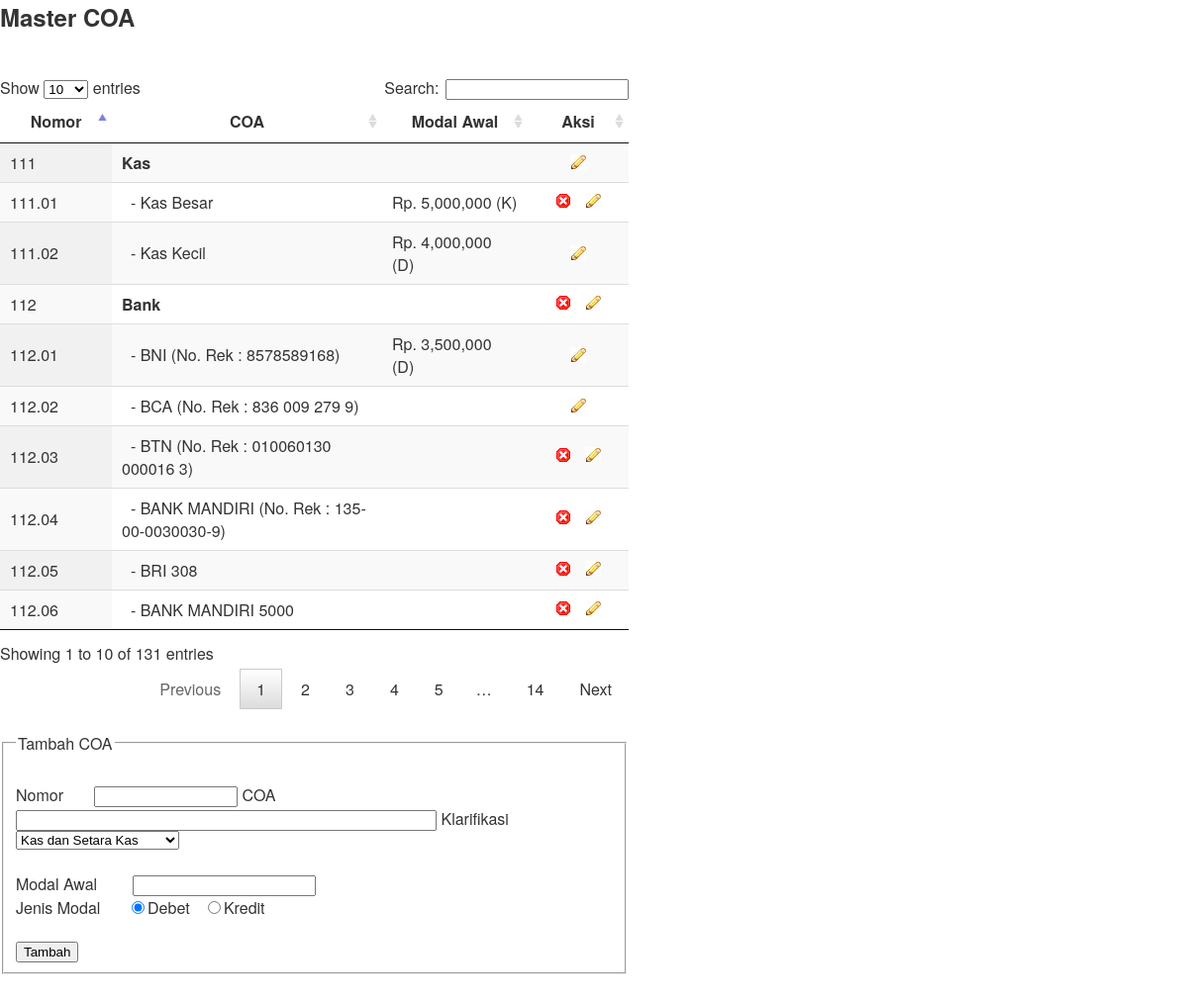
The app's page /master/hasil_buku.php with its own data.
### tables this page shows
CREATE TABLE `tb_coa` (
  `id` int(3) NOT NULL auto_increment,
  `nomor` varchar(15) NOT NULL,
  `nama` varchar(50) NOT NULL,
  `parent` varchar(15) NOT NULL,
  `tingkat` int(1) NOT NULL,
  `klarifikasi` int(3) NOT NULL,
  `modal` double NOT NULL,
  `tipe` int(1) NOT NULL,
  PRIMARY KEY  (`id`)
);

### master/hasil_buku.php (the view, shortened to what this page needs)
<head>
<link rel="stylesheet" type="text/css" href="datatables/media/css/jquery.dataTables.css">
<link rel="stylesheet" type="text/css" href="datatables/resources/syntax/shCore.css">
<link rel="stylesheet" type="text/css" href="datatables/resources/demo.css">
</head>
<?php
$id = $_GET['id'];
$gol = mysql_query("SELECT * from tb_coa order by nomor asc");
$gol2 = mysql_query("SELECT * from tb_coa where id='$id'");
?>
<table width="635" border="0" cellspacing="0" cellpadding="0">
  <tr>
    <td><h2 class="ico_mug">Master COA</h2></td>
  </tr>
  <tr>
    <td>&nbsp;</td>
  </tr>
  <tr>
    <td><table width="100%" border="0" cellspacing="0" cellpadding="0" id="example" class="display">
      <thead>
        <tr>
          <th width="5%">Nomor</th>
          <th width="150">COA</th>
          <th width="30">Modal Awal</th>
          <th width="5" align="center" valign="top">Aksi</th>
        </tr>
      </thead>
	  	<?
		while ($ambil = mysql_fetch_assoc($gol))
		{
		?>
        <tr>
          <td class="table_date"><? echo $ambil['nomor'];?></td>
          <td class="table_title"><span class="table_date">
            <?
          if ($ambil['tingkat']=='2')
		  echo "&nbsp;&nbsp;- ";
		  if ($ambil['tingkat']=='1')
		  echo "<b>";
		  echo $ambil['nama'];
		  if ($ambil['tingkat']=='1')
		  echo "</b>";
		  ?>
          </span></td>
          <td class="table_title"><?
          if ($ambil['modal']!='0')
		  {
			  	echo "Rp. ";
		  		echo number_format($ambil['modal']);
				if ($ambil['tipe']=='1')
				echo " (D)";
				else if ($ambil['tipe']=='2')
				echo " (K)";
		  }?></td>
          <td><div align="center">
            <?php
          $cari_buku = mysql_query("SELECT buku from tb_dedi where buku='$ambil[nomor]'");
		  $hitung = mysql_num_rows($cari_buku);
		  if ($hitung=='0')
		  {
		  ?>
            <a onclick="return confirm('Anda yakin akan menghapus ?'); if (ok) return true; else return false" href="home.php?hal=master/hps_buku&amp;id=<? echo $ambil['id'];?>"><img src="img/cancel.jpg" alt="cancel"/></a>&nbsp;&nbsp;
            <?php
		  }
		  ?>
            <a href="home.php?hal=master/hasil_buku&amp;id=<? echo $ambil['id'];?>"><img src="img/edit.jpg" alt="edit" border="0"/></a></div></td>
        </tr>
        <?
		}
		?>
    </table></td>
  </tr>
  <tr>
    <td>&nbsp;</td>
  </tr>
  <tr>
    <td>
	<?
		$ambil2 = mysql_fetch_assoc($gol2);
	?>
	<form name="form1" method="post" enctype="multipart/form-data" action="home.php?hal=master/simpan_buku">
			<fieldset>
				<legend><span>
				<?
				if ($id == '')
				echo "Tambah";
				else
				echo "Edit";
				?>
				COA</span></legend>
				  <br />
		  	  <label>Nomor
		  	    &nbsp;&nbsp;&nbsp;&nbsp;&nbsp;&nbsp;<input type="text" size="15" name="nomor" autocomplete="off"
			  <?
			  if ($id != '')
			  {
			  ?>
			  value="<? echo $ambil2['nomor'];?>"
			  <?
			  }
			  ?>
			  /></label>
              <label>COA
		  	    &nbsp;&nbsp;&nbsp;&nbsp;&nbsp;&nbsp;&nbsp;&nbsp;&nbsp;&nbsp;<input type="text" size="50" name="nama" autocomplete="off"
			  <?
			  if ($id != '')
			  {
			  ?>
			  value="<? echo $ambil2['nama'];?>"
			  <?
			  }
			  ?>
			  /></label>
              <label>Klarifikasi
		  	  &nbsp;&nbsp;&nbsp;&nbsp;&nbsp;&nbsp;&nbsp;&nbsp;&nbsp;&nbsp;<select name="klarifikasi">
              <?php
              $ambil_klarifikasi = mysql_query("SELECT * from tb_klarifikasi order by id asc");
			  while ($kla = mysql_fetch_assoc($ambil_klarifikasi))
			  {
			  ?>
			  		<option value="<?php echo $kla['id']?>"
                    <?php
                    if ($kla['id']==$ambil2['klarifikasi'])
					{
					?>
                     	selected="selected"
					<?php
					}
					?>
                    ><?php echo $kla['nama']?></option>
			  <?php
			  }
			  ?>
              </select>
              </label>
			  <br />
			  <br />
              Modal Awal
		  	    &nbsp;&nbsp;&nbsp;&nbsp;&nbsp;&nbsp;&nbsp;<input type="text" size="20" name="modal" autocomplete="off"
			  <?
			  if ($id != '')
			  {
			  ?>
			  value="<? echo $ambil2['modal'];?>"
			  <?
			  }
			  ?>
			  /><br />
              Jenis Modal&nbsp;&nbsp;&nbsp;&nbsp;&nbsp;&nbsp;<input name="jenis_modal" type="radio" value="1"
              <?
              if ($ambil2['tipe']=='1' || $ambil2['tipe']=='0' || $ambil2['tipe']=='')
			  {
			  ?>
              	checked="checked"
			  <?php
			  }
			  ?>
              />Debet&nbsp;&nbsp;&nbsp;<input name="jenis_modal" type="radio" value="2"
              <?
              if ($ambil2['tipe']=='2')
			  {
			  ?>
              	checked="checked"
			  <?php
			  }
			  ?>
              />Kredit
              <br /><br />
			  <input type="submit" value="<? if ($id == '')
				echo "Tambah";
				else
				echo "Edit";?>" />
 		</fieldset>
		</form>	</td>
  </tr>
  <tr>
    <td>&nbsp;</td>
  </tr>
</table>

### datatables/examples/resources/demo.css (style rules this page uses)
a { cursor: pointer; color: #3174c7; text-decoration: none; }

### records on screen
tb_coa: nomor "111", nama "Kas"
tb_coa: nomor "111.01", nama "Kas Besar", modal "5,000,000", tipe "(K)"
tb_coa: nomor "111.02", nama "Kas Kecil", modal "4,000,000", tipe "(D)"
tb_coa: nomor "112", nama "Bank"
tb_coa: nomor "112.01", nama "BNI (No. Rek : 8578589168)", modal "3,500,000", tipe "(D)"
tb_coa: nomor "112.02", nama "BCA (No. Rek : 836 009 279 9)"
tb_coa: nomor "112.03", nama "BTN (No. Rek : 010060130 000016 3)"
tb_coa: nomor "112.04", nama "BANK MANDIRI (No. Rek : 135-00-0030030-9)"
tb_coa: nomor "112.05", nama "BRI 308"
tb_coa: nomor "112.06", nama "BANK MANDIRI 5000"

### other values on screen
form field klarifikasi "Kas dan Setara Kas"
